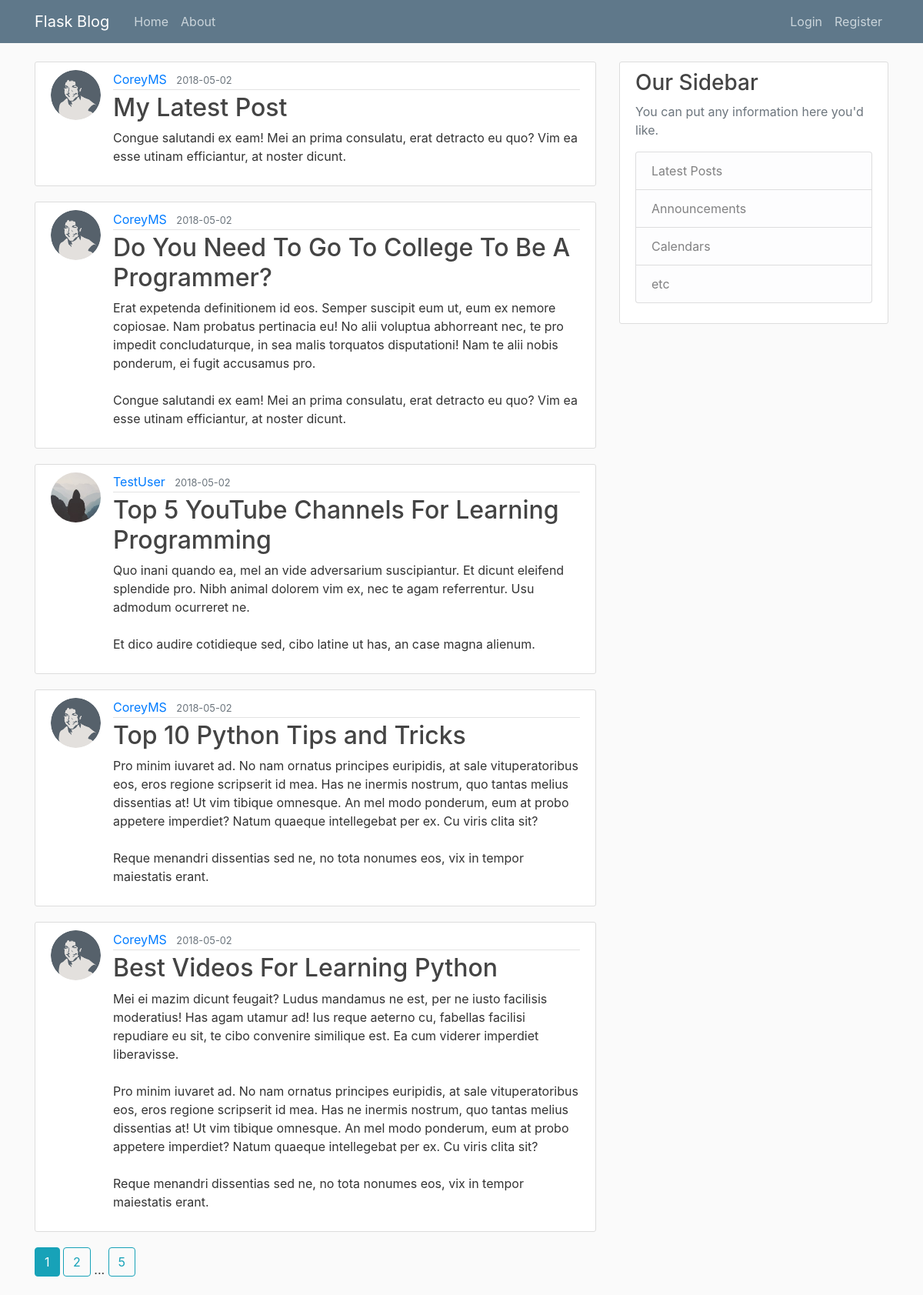
Page /home on the earlier database version.
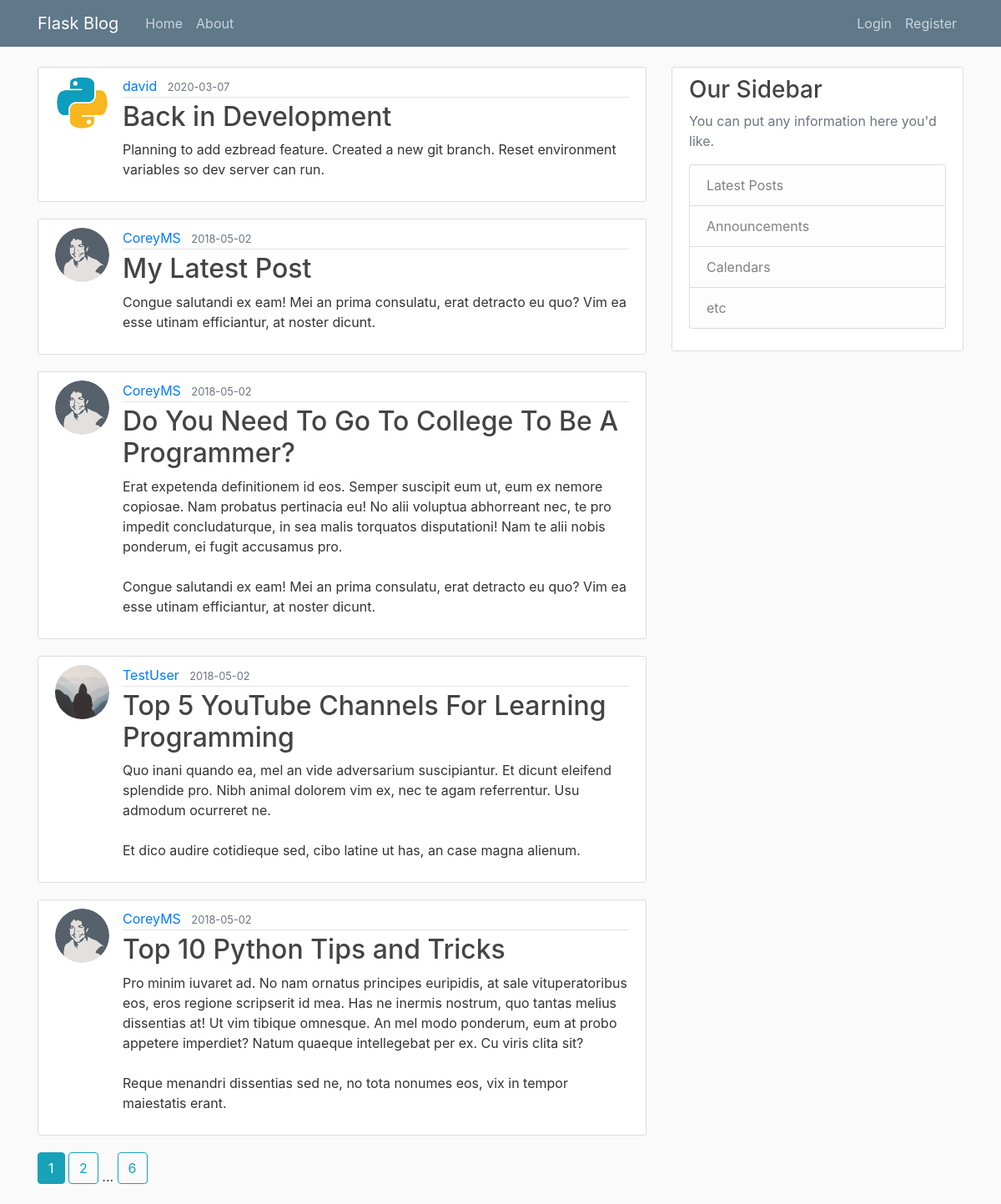
Same page on the later database version.
### flaskblog/models.py (models this page shows, shortened)
class Post(db.Model):
    id = db.Column(db.Integer, primary_key=True)
    title = db.Column(db.String(100), nullable=False)
    date_posted = db.Column(db.DateTime, nullable=False, default=datetime.utcnow)
    content = db.Column(db.Text, nullable=False)
    user_id = db.Column(db.Integer, db.ForeignKey('user.id'), nullable=False)

class User(db.Model, UserMixin):
    id = db.Column(db.Integer, primary_key=True)
    username = db.Column(db.String(20), unique=True, nullable=False)
    email = db.Column(db.String(120), unique=True, nullable=False)
    image_file = db.Column(db.String(20), nullable=False, default='default.jpg')
    password = db.Column(db.String(60), nullable=False)
    posts = db.relationship('Post', backref='author', lazy=True)

### flaskblog/main/routes.py (the view)
@main.route("/")
@main.route("/home")
def home():
    page = request.args.get('page', 1, type=int)
    posts = Post.query.order_by(Post.date_posted.desc()).paginate(page=page, per_page=5)
    return render_template('home.html', posts=posts)

### flaskblog/templates/home.html
{% extends "layout.html" %}
{% block content %}
    {% for post in posts.items %}
        <article class="media content-section">
          <img class="rounded-circle article-img" src="{{ url_for('static', filename='profile_pics/' + post.author.image_file) }}">
          <div class="media-body">
            <div class="article-metadata">
              <a class="mr-2" href="{{ url_for('users.user_posts', username=post.author.username) }}">{{ post.author.username }}</a>
              <small class="text-muted">{{ post.date_posted.strftime('%Y-%m-%d') }}</small>
            </div>
            <h2><a class="article-title" href="{{ url_for('posts.post', post_id=post.id) }}">{{ post.title }}</a></h2>
            <p class="article-content">{{ post.content }}</p>
          </div>
        </article>
    {% endfor %}
    {% for page_num in posts.iter_pages(left_edge=1, right_edge=1, left_current=1, right_current=2) %}
      {% if page_num %}
        {% if posts.page == page_num %}
          <a class="btn btn-info mb-4" href="{{ url_for('main.home', page=page_num) }}">{{ page_num }}</a>
        {% else %}
          <a class="btn btn-outline-info mb-4" href="{{ url_for('main.home', page=page_num) }}">{{ page_num }}</a>
        {% endif %}
      {% else %}
        ...
      {% endif %}
    {% endfor %}
{% endblock content %}

### flaskblog/templates/layout.html (shortened to what this page needs)
<!DOCTYPE html>
<html>
<head>
    <link rel="stylesheet" href="https://maxcdn.bootstrapcdn.com/bootstrap/4.0.0/css/bootstrap.min.css">
    <link rel="stylesheet" type="text/css" href="{{ url_for('static', filename='main.css') }}">
</head>
<body>
    <header class="site-header">
      <nav class="navbar navbar-expand-md navbar-dark bg-steel fixed-top">
        <div class="container">
          <a class="navbar-brand mr-4" href="/">Flask Blog</a>
          <div class="collapse navbar-collapse" id="navbarToggle">
            <div class="navbar-nav mr-auto">
              <a class="nav-item nav-link" href="{{ url_for('main.home') }}">Home</a>
              <a class="nav-item nav-link" href="{{ url_for('main.about') }}">About</a>
            </div>
            <div class="navbar-nav">
              {% if current_user.is_authenticated %}
                <a class="nav-item nav-link" href="{{ url_for('posts.new_post') }}">New Post</a>
                <a class="nav-item nav-link" href="{{ url_for('users.account') }}">Account</a>
                <a class="nav-item nav-link" href="{{ url_for('users.logout') }}">Logout</a>
              {% else %}
                <a class="nav-item nav-link" href="{{ url_for('users.login') }}">Login</a>
                <a class="nav-item nav-link" href="{{ url_for('users.register') }}">Register</a>
              {% endif %}
            </div>
          </div>
        </div>
      </nav>
    </header>
    <main role="main" class="container">
      <div class="row">
        <div class="col-md-8">
          {% block content %}{% endblock %}
        </div>
        <div class="col-md-4">
          <div class="content-section">
            <h3>Our Sidebar</h3>
            <p class='text-muted'>You can put any information here you'd like.
              <ul class="list-group">
                <li class="list-group-item list-group-item-light">Latest Posts</li>
                <li class="list-group-item list-group-item-light">Announcements</li>
                <li class="list-group-item list-group-item-light">Calendars</li>
                <li class="list-group-item list-group-item-light">etc</li>
              </ul>
            </p>
          </div>
        </div>
      </div>
    </main>
</body>
</html>

### flaskblog/static/main.css (style rules this page uses)
body { background: #fafafa; color: #333333; margin-top: 5rem; }
h1, h2, h3, h4, h5, h6 { color: #444444; }
.bg-steel { background-color: #5f788a; }
.site-header .navbar-nav .nav-link { color: #cbd5db; }
.content-section { background: #ffffff; padding: 10px 20px; border: 1px solid #dddddd; border-radius: 3px; margin-bottom: 20px; }
.article-title { color: #444444; }
.article-content { white-space: pre-line; }
.article-img { height: 65px; width: 65px; margin-right: 16px; }
.article-metadata { padding-bottom: 1px; margin-bottom: 4px; border-bottom: 1px solid #e3e3e3 }

Differences in the rows shown:
no longer on this page (row unchanged): Post: image_file (picture), author.username "CoreyMS", date_posted "2018-05-02", title "Best Videos For Learning Python", content "Mei ei mazim dicunt feugait? Ludus mandamus ne est, per ne iusto facilisis moderatius! Has agam utamur ad! Ius reque aeterno cu, fabellas facilisi repudiare eu sit, te cibo convenire similique est. Ea cum viderer imperdiet liberavisse. Pro minim iuvaret ad. No nam ornatus principes euripidis, at sale vituperatoribus eos, eros regione scripserit id mea. Has ne inermis nostrum, quo tantas melius dissentias at! Ut vim tibique omnesque. An mel modo ponderum, eum at probo appetere imperdiet? Natum quaeque intellegebat per ex. Cu viris clita sit? Reque menandri dissentias sed ne, no tota nonumes eos, vix in tempor maiestatis erant."
added Post: image_file (picture), author.username "david", date_posted "2020-03-07", title "Back in Development", content "Planning to add ezbread feature. Created a new git branch. Reset environment variables so dev server can run."
Other differences:
new list line: "6"
list line gone: "5"
